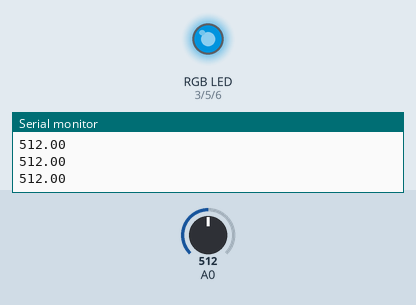
This sketch was run on a simulated Arduino Uno, built with avr-gcc and run on an emulated ATmega328P. Parts: an RGB LED mixed from three pins (HIGH = lit), the last lines printed to the serial monitor. The test bench sets the inputs (shaded band); at power-on: A0 = 512. Dim RGB values are drawn brighter than linear.

Above: at 1.2 s.
1.3 s: A0 set to 650
At 2.5 s:
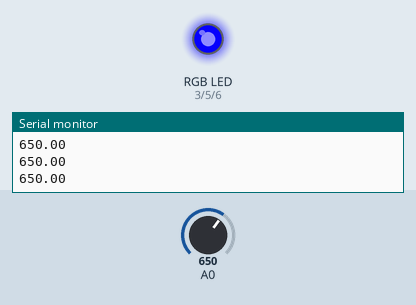
2.8 s: A0 set to 630
At 3.9 s:
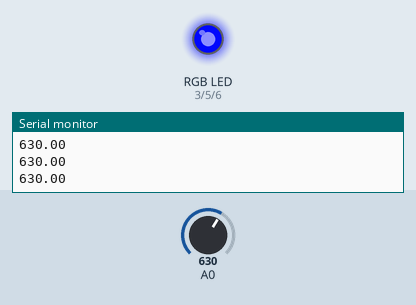
4.3 s: A0 set to 900
At 5.2 s:
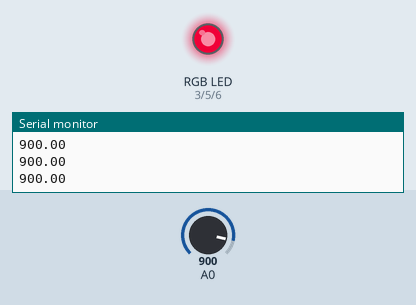
5.8 s: A0 set to 970
At 6.4 s:
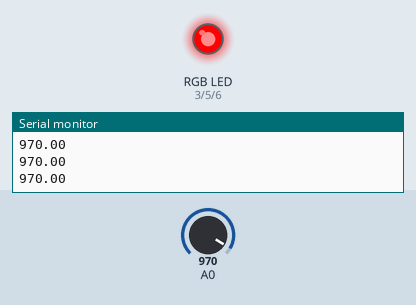
7.3 s: A0 set to 310
At 8.5 s:
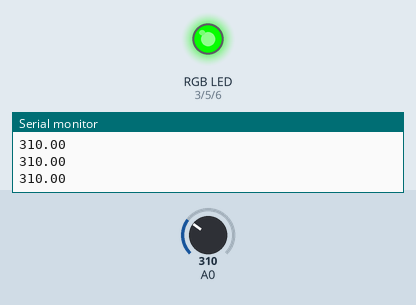
8.8 s: A0 set to 0
At 10.0 s:
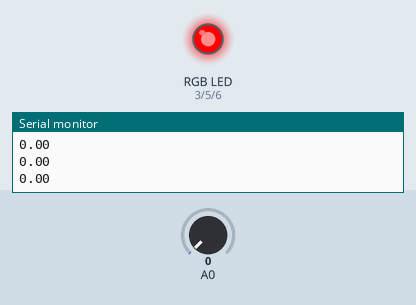
Timing chart, 0 to 11.3 s (numbered marks = the images above; inputs shaded):
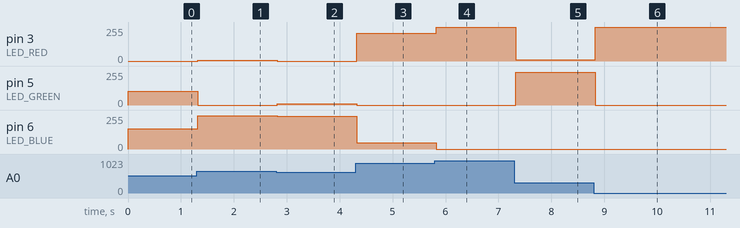

Measured:
- after the input at 1.3 s, pin 3 (LED_RED): 0/255 → 7/255 at once; pin 5 (LED_GREEN): 102/255 → 0/255 at once; pin 6 (LED_BLUE): 153/255 → 248/255 at once
- after the input at 2.8 s, pin 3 (LED_RED): 7/255 → 0/255 at once; pin 5 (LED_GREEN): 0/255 → 8/255 at once; pin 6 (LED_BLUE): 248/255 → 247/255 at once
- after the input at 4.3 s, pin 3 (LED_RED): 0/255 → 207/255 at once; pin 5 (LED_GREEN): 8/255 → 0/255 at once; pin 6 (LED_BLUE): 247/255 → 48/255 at once
- after the input at 5.8 s, pin 3 (LED_RED): 207/255 → 255/255 at once; pin 6 (LED_BLUE): 48/255 → 0/255 at once
- after the input at 7.3 s, pin 3 (LED_RED): 255/255 → 8/255 at once; pin 5 (LED_GREEN): 0/255 → 247/255 at once
- after the input at 8.8 s, pin 3 (LED_RED): 8/255 → 255/255 at once; pin 5 (LED_GREEN): 247/255 → 0/255 at once

The sketch:

RHMS_Painel_led_RGB_teclado_de_Tesla.ino
```cpp
/*
 * RGB LED test
 */
int bright_red = 0;    // how bright the RED LED is
int bright_green = 0;    // how bright the GREEN LED is
int bright_blue = 0;    // how bright the BLUE LED is
int LED_RED = 3;   // PWM pin for red LED
int LED_GREEN = 5; // PWM pin for green LED
int LED_BLUE = 6;  // PWM pin for blue LED


void setup() {
  pinMode(LED_RED, OUTPUT);
  pinMode(LED_GREEN, OUTPUT);
  pinMode(LED_BLUE, OUTPUT);
  Serial.begin(9600);
}

void loop() {
  // put your main code here, to run repeatedly:
  float sensorValue = (float) analogRead(A0);
  Serial.println(sensorValue);

  if ( sensorValue < 320) {
    bright_red = 255 - (int)(255. * (sensorValue / 320.));
    bright_green = (int) (255 * (float)(sensorValue / 320.));
    analogWrite(LED_RED,   bright_red);
    analogWrite(LED_GREEN, bright_green);
    analogWrite(LED_BLUE, 0);
  }

  if (( sensorValue >= 320) && ( sensorValue < 640)) {
    bright_green = 255 - (int)(255. * ((sensorValue-320.) / 320.));
    bright_blue = (int) 255 * (float)((sensorValue-320.) / 320.);
    analogWrite(LED_RED,   0);
    analogWrite(LED_GREEN, bright_green);
    analogWrite(LED_BLUE, bright_blue);
  }

  if (( sensorValue >= 640) && ( sensorValue < 960)) {
    bright_blue = 255 - (int)(255. * ((sensorValue-640.) / 320.));
    bright_red = (int) 255 * (float)((sensorValue-640.) / 320.);

    analogWrite(LED_BLUE, bright_blue);
    analogWrite(LED_GREEN, 0);
    analogWrite(LED_RED,  bright_red);
  }

  if ( sensorValue >= 960) {
    analogWrite(LED_BLUE, 0);
    analogWrite(LED_GREEN, 0);
    analogWrite(LED_RED,  255);
  }

  delay(30);
}
```
